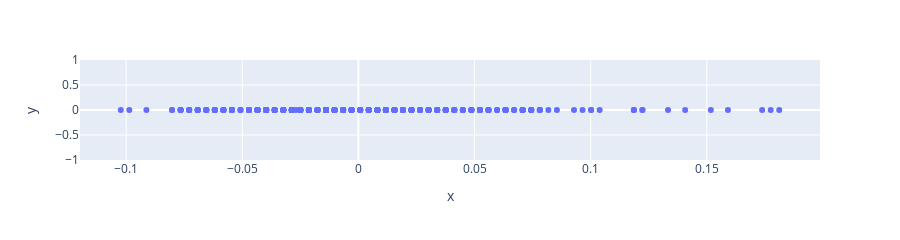

Notebook source saved alongside this figure:
### Code cell
fig = px.scatter(x=diabetes_data[:, 6], y=np.repeat(0, diabetes_data.shape[0]), height=200)
fig.show()

### Figure 1 — Plotly figure (JSON) as saved in the notebook; plotly's stock layout.template omitted (floating-point values rounded to 4 significant figures; data arrays with more than 128 entries replaced by an {"elided": "..."} marker saying what was removed)
{"data": [{"hovertemplate": "x=%{x}<br>y=%{y}<extra></extra>", "legendgroup": "", "marker": {"color": "#636efa", "symbol": "circle"}, "mode": "markers", "name": "", "orientation": "v", "showlegend": false, "type": "scatter", "x": {"elided": "442 float values"}, "xaxis": "x", "y": {"elided": "442 int values"}, "yaxis": "y"}], "layout": {"height": 200, "legend": {"tracegroupgap": 0}, "margin": {"t": 60}, "xaxis": {"anchor": "y", "domain": [0, 1], "title": {"text": "x"}}, "yaxis": {"anchor": "x", "domain": [0, 1], "title": {"text": "y"}}}}
